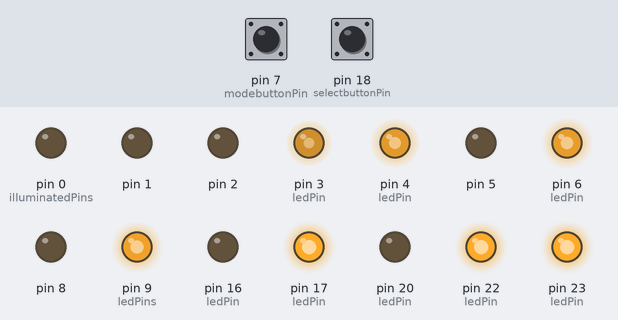
Recording of a sketch running on a simulated Arduino Mega 2560, built with avr-gcc and run on an emulated ATmega2560. Parts: output pins drawn as LEDs (lit = HIGH). The test bench sets the inputs (shaded band); at power-on: pin 18 (selectbuttonPin) LOW, pin 7 (modebuttonPin) LOW. Random numbers use the default seed unless the sketch sets one; pins used as bus, display or sensor lines are not drawn.

Above: at 1.29 s.
1.3 s: pin 18 (selectbuttonPin) pulled HIGH for 0.15 s
At 1.49 s:
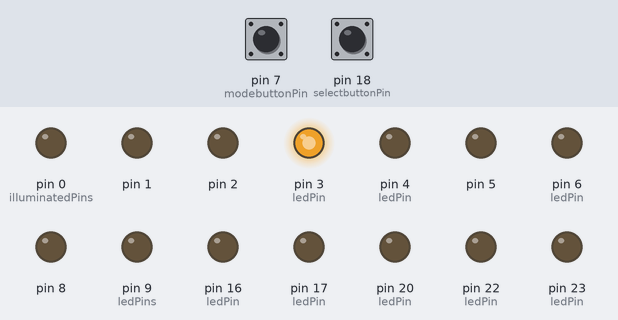
4.3 s: pin 18 (selectbuttonPin) pulled HIGH for 1 s
At 4.48 s:
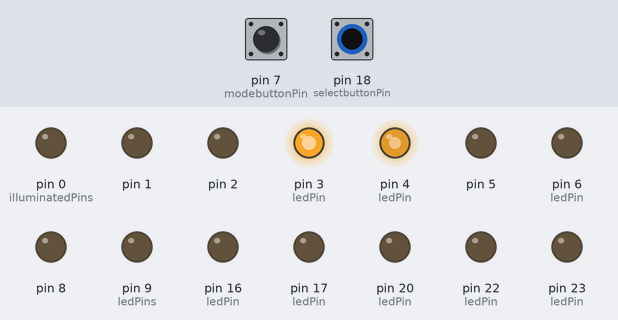
7.3 s: pin 18 (selectbuttonPin) pulled HIGH for 0.15 s
At 7.49 s:
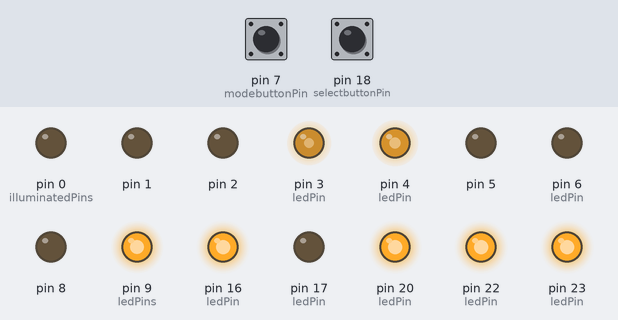
At 7.85 s:
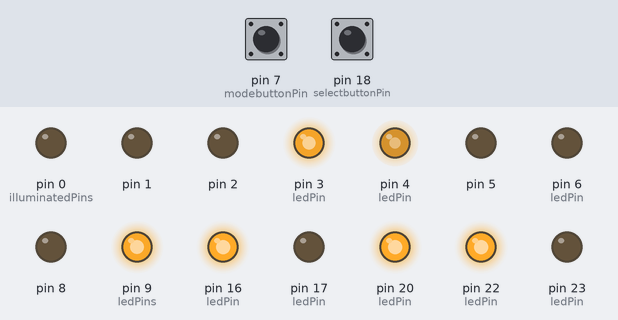
10.3 s: pin 18 (selectbuttonPin) pulled HIGH for 3.2 s
15.0 s: pin 18 (selectbuttonPin) pulled HIGH for 0.15 s
18.0 s: pin 18 (selectbuttonPin) pulled HIGH for 1 s
Timing chart, 0 to 23.5 s (numbered marks = the images above; inputs shaded):
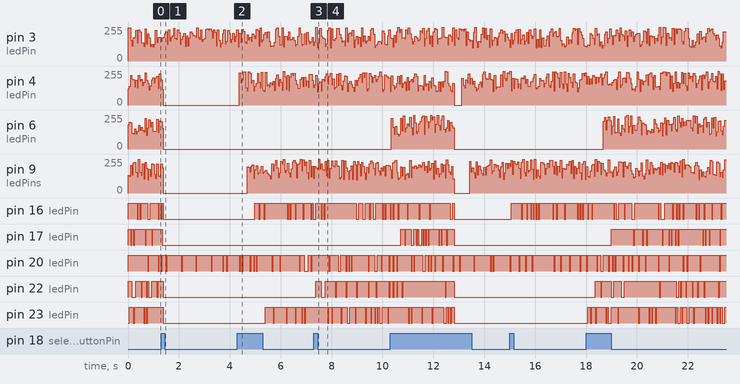

The sketch:

MenorahControl.ino
```cpp
/* MenorahControl for Teensyduino
   Written by Jonah Rubin and Ken Rubin
*/

#include "SPI.h" // necessary libraries
#include "Time.h"
#include <TimeLib.h>

const int ledPins = 9; // A Menorah as 9 candles (1 for each of the 8 nights and the shamash)
int ledPin[ledPins] = {20,3,4,9,16,23,22,6,17}; //The pins in the array start with the shamash and then each pin represents a subsequent candle

//int testledPin = 13;

int selectbuttonPin = 18; // select button is used to sequence through days and through hours
int modebuttonPin = 7; // mode button is used to change into day mode, hour mode, and run mode

unsigned long selectbuttonLastPress = 0; // holds the last time (in milliseconds) that the select button was pressed
unsigned long modebuttonLastPress = 0; // holds the last time (in milliseconds) that the mode button was pressed

// delay between accepted button presses in milliseconds
// the delay is necessary to ensure that one push of the button won't cause multiple changes
int validPressDelay = 300;

int ssPin = 10;

// 0 = day select, 1 = hour select, 2 = run mode
const int daySelect = 0; // this is the mode for selecting the day
const int hourSelect = 1; // this is the mode for selecting the hour in 24 hr military format
const int systemRun = 2; // this is the normal run mode used once the day and hour have been set

int mode = daySelect; // when the Teensy boots up, it will come up in day select mode

// assume it is the day before the first night on startup. So if Hannukah starts this evening at sundown, then currentDay would be 0 indicating that this evening will be day one
int currentDay = 0;

// string buffer to hold the characters to be displayed on the 8 segment LED display
char tempDisplayString[10];

// keeps track of whether we've incremented up the day within the past hour
// we need to ensure that we don't continuous increment the day more than once when we go from 4:59pm to 5:00pm
bool dayTickoverHappened = false;

void setup() {
  // assume it's noon
  setTime(11, 0, 0, 0, 0, 0);

  for (int thisPin = 0; thisPin < ledPins; thisPin++) {
    pinMode(thisPin, OUTPUT);
  }

  pinMode(modebuttonPin, INPUT); // define the Teensy pin used for mode changes to be an input pin
  pinMode(selectbuttonPin, INPUT); // define the Teensy pin used for selection changes to be an input pin

  pinMode(ssPin, OUTPUT); // define the Teensy pin ss to be an output pin
  digitalWrite(ssPin, HIGH);  // Set the SS pin HIGH
  SPI.begin();  // Begin SPI hardware
  SPI.setClockDivider(SPI_CLOCK_DIV64);  // Slow down SPI clock
  clearDisplaySPI();
}

// this function provides the default candle flicker behavior
void flicker(int pin) {
  analogWrite(pin, random(100, 255)); // the default candle flicker is achieved by writing a randon voltage between 100 and 255 to the proper candle pin
}

// this function turns off a candle
void dark(int pin) {
  analogWrite(pin, 0);
}

//the main loop
void loop() {
  int illuminatedPins = currentDay;
  if (illuminatedPins <= 0) {
    illuminatedPins = 8;
  }
  for (int thisPin = 0; thisPin <= illuminatedPins; thisPin++) {
    flicker(ledPin[thisPin]);
  }
  for (int thisPin = illuminatedPins+1; thisPin < ledPins; thisPin++) {
    dark(ledPin[thisPin]);
  }

  clearDisplaySPI();


  // handle mode button
  if (readModeButton()) {
    mode++;
    mode = mode % 3;
  }

  // DAY SELECT MODE
  if (mode == daySelect) {
    if (currentDay < 0) {
      sprintf(tempDisplayString, " d-%1d", -1*currentDay);
    } else {
      sprintf(tempDisplayString, " d %1d", currentDay);
    }
    writeDisplaySPI(tempDisplayString);
    setDecimalsSPI(0b00010000);
    if (readSelectButton()) {
      currentDay++;
      if (currentDay > 8) {
        // currently only letting us set up 5 days prior.
        currentDay = -5;
      }
    }
  }

  // HOUR SELECT MODE
  if (mode == hourSelect) {
    sprintf(tempDisplayString, "%4d", (hour()+1) * 100);
    writeDisplaySPI(tempDisplayString);
    setDecimalsSPI(0b00010000);
    if (readSelectButton()) {
      if (hour() == 23) {
        setTime(0, 0, 0, 0, 0, 0);
      } else {
        setTime(hour() + 1, 0, 0, 0, 0, 0);
      }
    }
  }

  // NORMAL OPERATION
  if (mode == systemRun) {
    writeDisplaySPI("run ");
    setDecimalsSPI(0b00000000);
    if (hour() == 16 && !dayTickoverHappened && (currentDay < 8)) {
      currentDay++;
      dayTickoverHappened = true;
    } else if (hour() == 17 && dayTickoverHappened) {
      dayTickoverHappened = false;
    }
  }

  delay(50);
}


bool readSelectButton() {
  if (digitalRead(selectbuttonPin) == HIGH) {
    unsigned long currenttime = millis();
    if ((currenttime-selectbuttonLastPress) > validPressDelay) {
      selectbuttonLastPress = currenttime;
      return true;
    }
  }
  return false;
}


bool readModeButton() {
  if (digitalRead(modebuttonPin) == HIGH) {
    unsigned long currenttime = millis();
    if ((currenttime-modebuttonLastPress) > validPressDelay) {
      modebuttonLastPress = currenttime;
      return true;
    }
  }
  return false;
}


// This custom function works somewhat like a serial.print.
//  You can send it an array of chars (string) and it'll print
//  the first 4 characters in the array.
void writeDisplaySPI(String toSend)
{
  digitalWrite(ssPin, LOW);
  for (int i=0; i<4; i++)
  {
    SPI.transfer(toSend[i]);
  }
  digitalWrite(ssPin, HIGH);
}

// Send the clear display command (0x76)
//  This will clear the display and reset the cursor
void clearDisplaySPI()
{
  digitalWrite(ssPin, LOW);
  SPI.transfer(0x76);  // Clear display command
  digitalWrite(ssPin, HIGH);
}

// Set the displays brightness. Should receive byte with the value
//  to set the brightness to
//  dimmest------------->brightest
//     0--------127--------255
void setBrightnessSPI(byte value)
{
  digitalWrite(ssPin, LOW);
  SPI.transfer(0x7A);  // Set brightness command byte
  SPI.transfer(value);  // brightness data byte
  digitalWrite(ssPin, HIGH);
}

// Turn on any, none, or all of the decimals.
//  The six lowest bits in the decimals parameter sets a decimal
//  (or colon, or apostrophe) on or off. A 1 indicates on, 0 off.
//  [MSB] (X)(X)(Apos)(Colon)(Digit 4)(Digit 3)(Digit2)(Digit1)
void setDecimalsSPI(byte decimals)
{
  digitalWrite(ssPin, LOW);
  SPI.transfer(0x77);
  SPI.transfer(decimals);
  digitalWrite(ssPin, HIGH);
}
```

Measured:
- after the input at 7.3 s, pin 22 (ledPin): goes HIGH 0.20 s, LOW 0.15 s, 4 × (HIGH 0.41 s, LOW 0.05 s), HIGH 0.26 s, LOW 0.05 s, HIGH 0.46 s, then LOW, starting after 0.09 s
